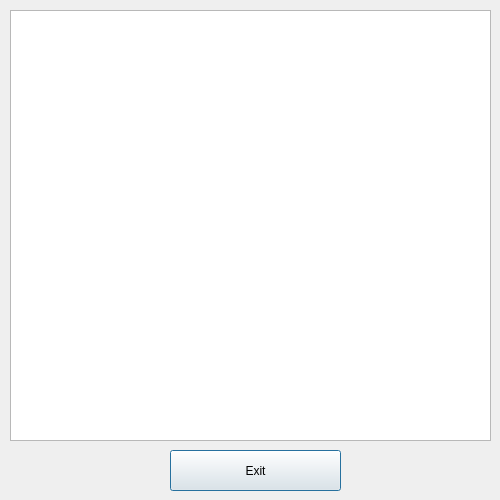
<?xml version="1.0" encoding="UTF-8"?>
<ui version="4.0">
 <class>FullDataView</class>
 <widget class="QDialog" name="FullDataView">
  <property name="geometry">
   <rect>
    <x>0</x>
    <y>0</y>
    <width>500</width>
    <height>500</height>
   </rect>
  </property>
  <property name="minimumSize">
   <size>
    <width>500</width>
    <height>500</height>
   </size>
  </property>
  <property name="maximumSize">
   <size>
    <width>500</width>
    <height>500</height>
   </size>
  </property>
  <property name="windowTitle">
   <string>Asset Data</string>
  </property>
  <widget class="QTextBrowser" name="dataView">
   <property name="geometry">
    <rect>
     <x>10</x>
     <y>10</y>
     <width>481</width>
     <height>431</height>
    </rect>
   </property>
  </widget>
  <widget class="QPushButton" name="exit">
   <property name="geometry">
    <rect>
     <x>170</x>
     <y>450</y>
     <width>171</width>
     <height>41</height>
    </rect>
   </property>
   <property name="text">
    <string>Exit</string>
   </property>
  </widget>
 </widget>
 <resources/>
 <connections/>
</ui>
